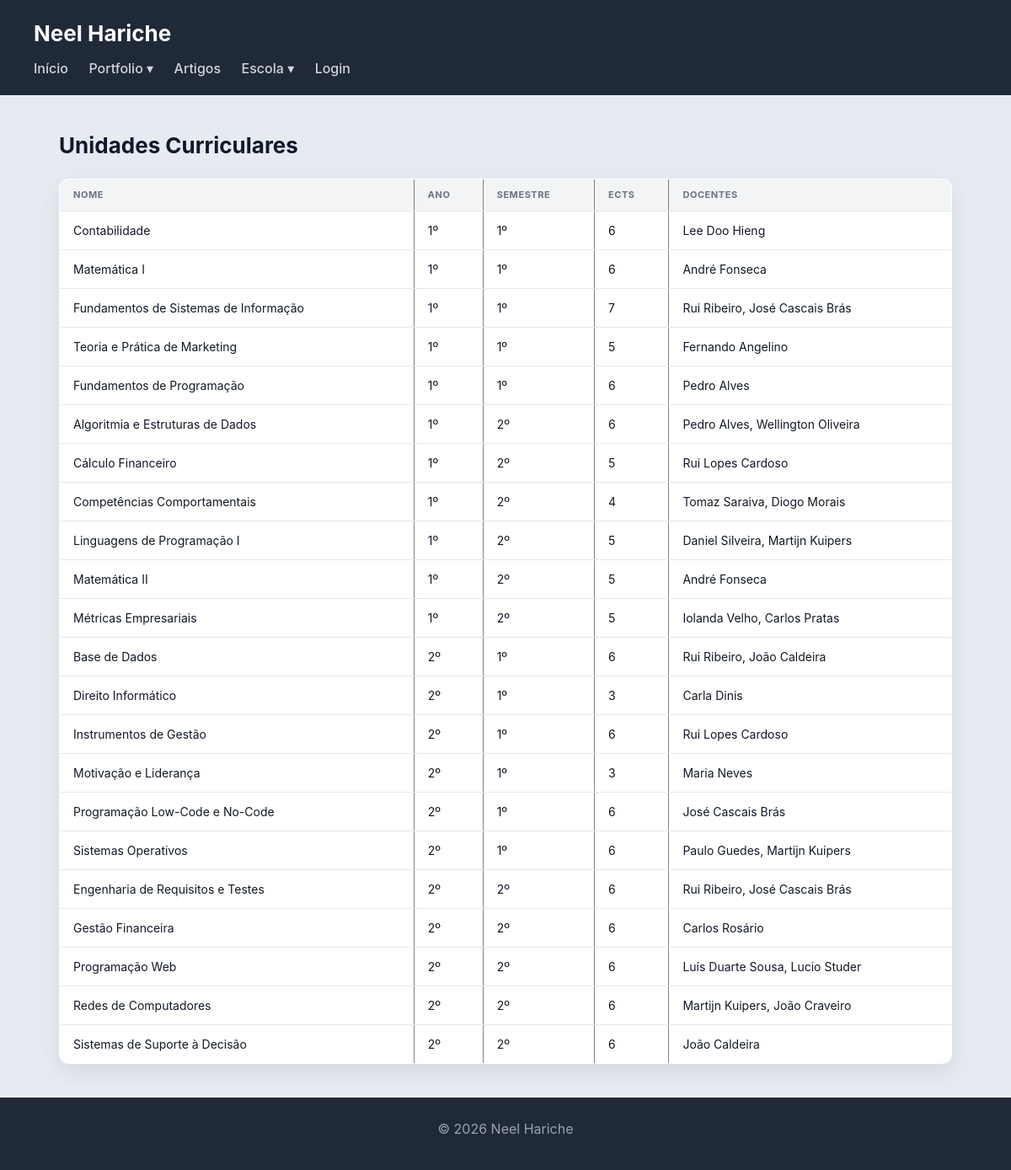
The page /ucs/ on the database its author committed.
### portfolio/models.py (models this page shows, shortened)
class UnidadeCurricular(models.Model):
    nome = models.CharField(max_length=150)
    ano = models.IntegerField()
    semestre = models.IntegerField()
    ects = models.IntegerField()
    descricao = models.TextField(blank=True)
    imagem = models.ImageField(upload_to='ucs/', blank=True, null=True)
    licenciatura = models.ForeignKey(Licenciatura, on_delete=models.CASCADE, related_name='ucs')
    docentes = models.ManyToManyField(Docente, blank=True, related_name='ucs')

class Docente(models.Model):
    nome = models.CharField(max_length=150)
    email = models.EmailField(blank=True)
    foto = models.ImageField(upload_to='docentes/', blank=True, null=True)
    url_pagina_lusofona = models.URLField(blank=True)

### portfolio/views.py (the view)
# urls.py: path('ucs/', views.ucs_view, name='ucs'),
def ucs_view(request):
    ucs = UnidadeCurricular.objects.select_related('licenciatura').prefetch_related('docentes').all().order_by('ano', 'semestre')
    return render(request, 'portfolio/ucs_list.html', {'ucs': ucs})

### portfolio/templates/portfolio/ucs_list.html (shortened to what this page needs)
{% extends 'portfolio/base.html' %}
{% block content %}
<h2>Unidades Curriculares</h2>
<section>
    <table border="1">
        <thead>
            <tr>
                <th>Nome</th>
                <th>Ano</th>
                <th>Semestre</th>
                <th>ECTS</th>
                <th>Docentes</th>
            </tr>
        </thead>
        <tbody>
        {% for uc in ucs %}
            <tr>
                <td>{{ uc.nome }}</td>
                <td>{{ uc.ano }}º</td>
                <td>{{ uc.semestre }}º</td>
                <td>{{ uc.ects }}</td>
                <td>{% for docente in uc.docentes.all %}{{ docente.nome }}{% if not forloop.last %}, {% endif %}{% empty %}—{% endfor %}</td>
            </tr>
        {% empty %}
            <tr><td colspan="5">Nenhuma UC adicionada ainda.</td></tr>
        {% endfor %}
        </tbody>
    </table>
</section>
{% endblock %}

### portfolio/static/portfolio/style.css (style rules this page uses)
* { box-sizing: border-box; margin: 0; padding: 0; }
body { font-family: "Inter", "Segoe UI", system-ui, -apple-system, sans-serif; background: #e6ebf2; color: #111827; line-height: 1.5; }
h2 { margin-bottom: 20px; font-size: 26px; }
table { width: 100%; border-collapse: collapse; background: white; border-radius: 12px; overflow: hidden; box-shadow: 0 10px 25px rgba(0,0,0,0.08); }
th { background: #f3f4f6; padding: 10px 16px; text-align: left; font-size: 11px; text-transform: uppercase; color: #6b7280; letter-spacing: 0.05em; }
td { padding: 12px 16px; border-top: 1px solid #e5e7eb; font-size: 14px; }

### rows shown on the page
UnidadeCurricular: nome "Contabilidade", ano "1", semestre "1", ects "6"
Docente: nome "Lee Doo Hieng"
UnidadeCurricular: nome "Matemática I", ano "1", semestre "1", ects "6"
Docente: nome "André Fonseca"
UnidadeCurricular: nome "Fundamentos de Sistemas de Informação", ano "1", semestre "1", ects "7"
Docente: nome "Rui Ribeiro"
Docente: nome "José Cascais Brás"
UnidadeCurricular: nome "Teoria e Prática de Marketing", ano "1", semestre "1", ects "5"
Docente: nome "Fernando Angelino"
UnidadeCurricular: nome "Fundamentos de Programação", ano "1", semestre "1", ects "6"
Docente: nome "Pedro Alves"
UnidadeCurricular: nome "Algoritmia e Estruturas de Dados", ano "1", semestre "2", ects "6"
Docente: nome "Pedro Alves"
Docente: nome "Wellington Oliveira"
UnidadeCurricular: nome "Cálculo Financeiro", ano "1", semestre "2", ects "5"
Docente: nome "Rui Lopes Cardoso"
UnidadeCurricular: nome "Competências Comportamentais", ano "1", semestre "2", ects "4"
Docente: nome "Tomaz Saraiva"
Docente: nome "Diogo Morais"
UnidadeCurricular: nome "Linguagens de Programação I", ano "1", semestre "2", ects "5"
Docente: nome "Daniel Silveira"
Docente: nome "Martijn Kuipers"
UnidadeCurricular: nome "Matemática II", ano "1", semestre "2", ects "5"
UnidadeCurricular: nome "Métricas Empresariais", ano "1", semestre "2", ects "5"
Docente: nome "Iolanda Velho"
Docente: nome "Carlos Pratas"
UnidadeCurricular: nome "Base de Dados", ano "2", semestre "1", ects "6"
Docente: nome "João Caldeira"
UnidadeCurricular: nome "Direito Informático", ano "2", semestre "1", ects "3"
Docente: nome "Carla Dinis"
UnidadeCurricular: nome "Instrumentos de Gestão", ano "2", semestre "1", ects "6"
UnidadeCurricular: nome "Motivação e Liderança", ano "2", semestre "1", ects "3"
Docente: nome "Maria Neves"
UnidadeCurricular: nome "Programação Low-Code e No-Code", ano "2", semestre "1", ects "6"
UnidadeCurricular: nome "Sistemas Operativos", ano "2", semestre "1", ects "6"
Docente: nome "Paulo Guedes"
UnidadeCurricular: nome "Engenharia de Requisitos e Testes", ano "2", semestre "2", ects "6"
UnidadeCurricular: nome "Gestão Financeira", ano "2", semestre "2", ects "6"
Docente: nome "Carlos Rosário"
UnidadeCurricular: nome "Programação Web", ano "2", semestre "2", ects "6"
Docente: nome "Luís Duarte Sousa"
Docente: nome "Lucio Studer"
UnidadeCurricular: nome "Redes de Computadores", ano "2", semestre "2", ects "6"
Docente: nome "João Craveiro"
UnidadeCurricular: nome "Sistemas de Suporte à Decisão", ano "2", semestre "2", ects "6"
